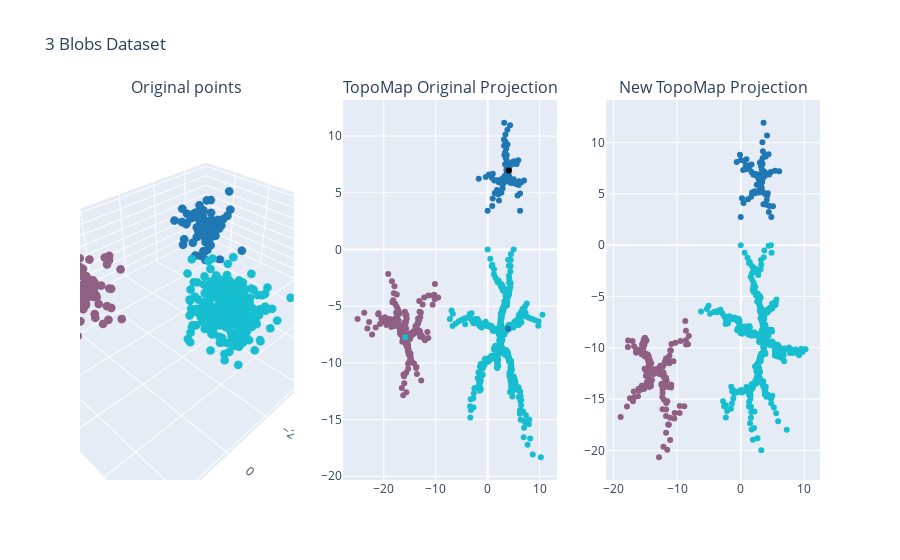

The notebook cell this image was saved under:
### Code cell
fig = plot_data_projection_plotly(df_blobs, proj_blobs, proj_original_blobs)
fig.update_layout(title_text='3 Blobs Dataset')
fig.show()

### Figure 1 — Plotly figure (JSON) as saved in the notebook; plotly's stock layout.template omitted (floating-point values rounded to 4 significant figures; data arrays with more than 128 entries replaced by an {"elided": "..."} marker saying what was removed)
{"data": [{"marker": {"color": {"elided": "800 int values"}, "colorscale": [[0, "#1F77B4"], [0.1111, "#FF7F0E"], [0.2222, "#2CA02C"], [0.3333, "#D62728"], [0.4444, "#9467BD"], [0.5556, "#8C564B"], [0.6667, "#E377C2"], [0.7778, "#7F7F7F"], [0.8889, "#BCBD22"], [1, "#17BECF"]], "size": 3}, "mode": "markers", "scene": "scene", "type": "scatter3d", "x": {"elided": "800 float values"}, "y": {"elided": "800 float values"}, "z": {"elided": "800 float values"}}, {"marker": {"color": {"elided": "800 int values"}, "colorscale": [[0, "#1F77B4"], [0.1111, "#FF7F0E"], [0.2222, "#2CA02C"], [0.3333, "#D62728"], [0.4444, "#9467BD"], [0.5556, "#8C564B"], [0.6667, "#E377C2"], [0.7778, "#7F7F7F"], [0.8889, "#BCBD22"], [1, "#17BECF"]]}, "mode": "markers", "type": "scatter", "x": {"elided": "801 float values"}, "xaxis": "x", "y": {"elided": "801 float values"}, "yaxis": "y"}, {"marker": {"color": {"elided": "800 int values"}, "colorscale": [[0, "#1F77B4"], [0.1111, "#FF7F0E"], [0.2222, "#2CA02C"], [0.3333, "#D62728"], [0.4444, "#9467BD"], [0.5556, "#8C564B"], [0.6667, "#E377C2"], [0.7778, "#7F7F7F"], [0.8889, "#BCBD22"], [1, "#17BECF"]]}, "mode": "markers", "type": "scatter", "x": {"elided": "800 float values"}, "xaxis": "x2", "y": {"elided": "800 float values"}, "yaxis": "y2"}], "layout": {"annotations": [{"font": {"size": 16}, "showarrow": false, "text": "Original points", "x": 0.1444, "xanchor": "center", "xref": "paper", "y": 1, "yanchor": "bottom", "yref": "paper"}, {"font": {"size": 16}, "showarrow": false, "text": "TopoMap Original Projection", "x": 0.5, "xanchor": "center", "xref": "paper", "y": 1, "yanchor": "bottom", "yref": "paper"}, {"font": {"size": 16}, "showarrow": false, "text": "New TopoMap Projection", "x": 0.8556, "xanchor": "center", "xref": "paper", "y": 1, "yanchor": "bottom", "yref": "paper"}], "scene": {"domain": {"x": [0, 0.2889], "y": [0, 1]}}, "showlegend": false, "title": {"text": "3 Blobs Dataset"}, "xaxis": {"anchor": "y", "domain": [0.3556, 0.6444]}, "xaxis2": {"anchor": "y2", "domain": [0.7111, 1]}, "yaxis": {"anchor": "x", "domain": [0, 1]}, "yaxis2": {"anchor": "x2", "domain": [0, 1]}}}
